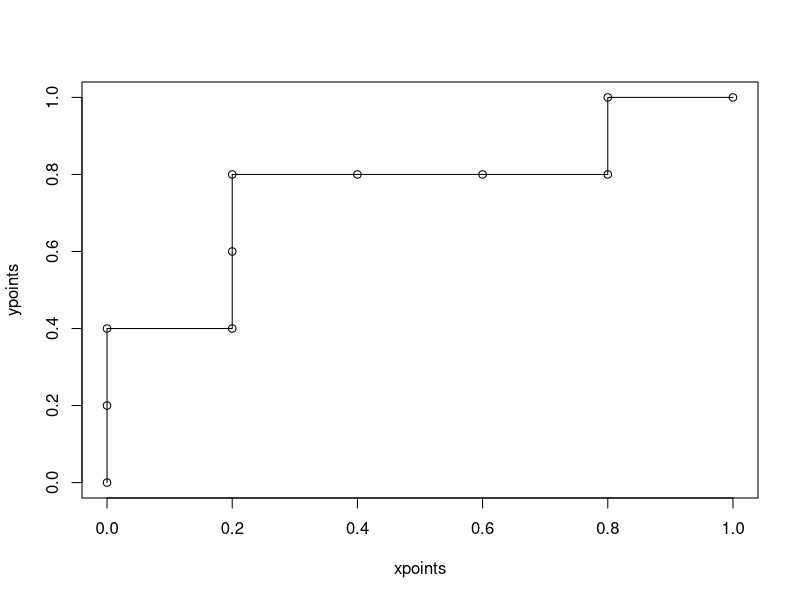
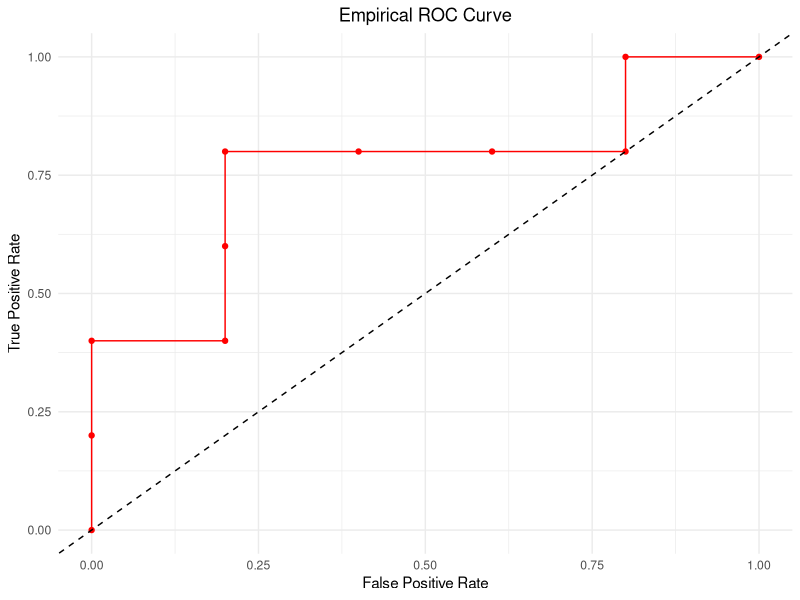

Reproduce these figures in R, in order.

# Empirical ROC -----------------------------------------------------------

xpoints <- c(0, 0, 0, 0.2, 0.2, 0.2, 0.4, 0.6, 0.8, 0.8, 1)
ypoints <- c(0, 0.2, 0.4, 0.4, 0.6, 0.8, 0.8, 0.8, 0.8, 1, 1)
plot(xpoints, ypoints, type = 'o')


# Load necessary library
library(ggplot2)

# Define the data points
xpoints <- c(0, 0, 0, 0.2, 0.2, 0.2, 0.4, 0.6, 0.8, 0.8, 1)
ypoints <- c(0, 0.2, 0.4, 0.4, 0.6, 0.8, 0.8, 0.8, 0.8, 1, 1)

# Create a dataframe
data <- data.frame(x = xpoints, y = ypoints)

# Generate the plot using ggplot2 with smoothing
ggplot(data, aes(x = x, y = y)) +
  geom_point(color = 'red', size = 1.5) + 
  geom_line(color = 'red') +
  geom_abline(slope = 1, intercept = 0, linetype = "dashed") +
  labs(title = "Empirical ROC Curve", x = "False Positive Rate", y = "True Positive Rate") +
  theme_minimal() + 
  theme(plot.title = element_text(hjust = 0.5))




Obs <- 1:10
Class <- c("P", "P", "N", "P", "P", "N", "N", "N", "P", "N")
prob <- c(0.90, 0.80, 0.70, 0.60, 0.55, 0.54, 0.53, 0.51, 0.50, 0.40)
TP <- c(1, 2, 2, 3, 4, 4, 4, 4, 5, 5)
FP <- c(0, 0, 1, 1, 1, 2, 3, 4, 4, 5)
TN <- c(5, 5, 4, 4, 4, 3, 2, 1, 0, 0)
FN <- c(4, 3, 3, 2, 1, 1, 1, 1, 1, 0)
TPR <- c(0.2, 0.4, 0.4, 0.6, 0.8, 0.8, 0.8, 0.8, 1, 1)
FPR <- c(0, 0, 0.2, 0.2, 0.2, 0.4, 0.6, 0.8, 0.8, 1)





